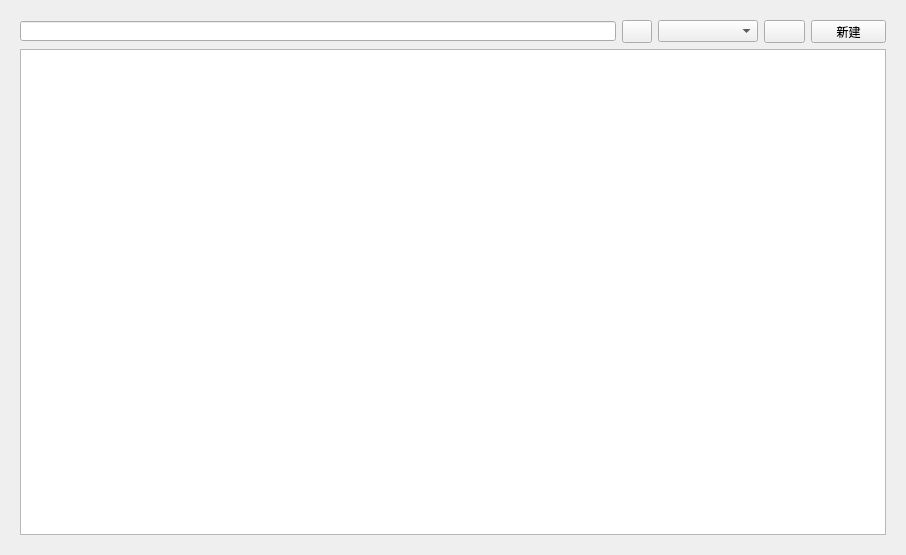
<?xml version="1.0" encoding="UTF-8"?>
<ui version="4.0">
 <class>QuestionWindow</class>
 <widget class="QWidget" name="QuestionWindow">
  <property name="geometry">
   <rect>
    <x>0</x>
    <y>0</y>
    <width>906</width>
    <height>555</height>
   </rect>
  </property>
  <property name="windowTitle">
   <string>Form</string>
  </property>
  <layout class="QGridLayout" name="gridLayout_3">
   <item row="0" column="0">
    <widget class="QWidget" name="widget" native="true">
     <layout class="QGridLayout" name="gridLayout_2">
      <item row="0" column="0">
       <layout class="QGridLayout" name="gridLayout">
        <item row="0" column="0">
         <layout class="QHBoxLayout" name="horizontalLayout">
          <item>
           <widget class="QLineEdit" name="lineedit_search_string">
            <property name="sizePolicy">
             <sizepolicy hsizetype="Ignored" vsizetype="Ignored">
              <horstretch>0</horstretch>
              <verstretch>0</verstretch>
             </sizepolicy>
            </property>
            <property name="minimumSize">
             <size>
              <width>191</width>
              <height>20</height>
             </size>
            </property>
            <property name="maximumSize">
             <size>
              <width>16777215</width>
              <height>20</height>
             </size>
            </property>
           </widget>
          </item>
          <item>
           <widget class="QPushButton" name="btn_search">
            <property name="sizePolicy">
             <sizepolicy hsizetype="Ignored" vsizetype="Fixed">
              <horstretch>0</horstretch>
              <verstretch>0</verstretch>
             </sizepolicy>
            </property>
            <property name="minimumSize">
             <size>
              <width>30</width>
              <height>23</height>
             </size>
            </property>
            <property name="maximumSize">
             <size>
              <width>30</width>
              <height>23</height>
             </size>
            </property>
            <property name="text">
             <string/>
            </property>
            <property name="icon">
             <iconset resource="Resource.qrc">
              <normaloff>:/images/search.ico</normaloff>:/images/search.ico</iconset>
            </property>
           </widget>
          </item>
          <item>
           <widget class="QComboBox" name="comboBox_label">
            <property name="sizePolicy">
             <sizepolicy hsizetype="Ignored" vsizetype="Ignored">
              <horstretch>0</horstretch>
              <verstretch>0</verstretch>
             </sizepolicy>
            </property>
            <property name="minimumSize">
             <size>
              <width>100</width>
              <height>22</height>
             </size>
            </property>
            <property name="maximumSize">
             <size>
              <width>100</width>
              <height>22</height>
             </size>
            </property>
           </widget>
          </item>
          <item>
           <widget class="QPushButton" name="btn_empty">
            <property name="sizePolicy">
             <sizepolicy hsizetype="Ignored" vsizetype="Ignored">
              <horstretch>0</horstretch>
              <verstretch>0</verstretch>
             </sizepolicy>
            </property>
            <property name="minimumSize">
             <size>
              <width>35</width>
              <height>23</height>
             </size>
            </property>
            <property name="maximumSize">
             <size>
              <width>41</width>
              <height>23</height>
             </size>
            </property>
            <property name="text">
             <string/>
            </property>
            <property name="icon">
             <iconset resource="Resource.qrc">
              <normaloff>:/images/sync.ico</normaloff>:/images/sync.ico</iconset>
            </property>
           </widget>
          </item>
          <item>
           <widget class="QPushButton" name="AddButton">
            <property name="sizePolicy">
             <sizepolicy hsizetype="Ignored" vsizetype="Ignored">
              <horstretch>0</horstretch>
              <verstretch>0</verstretch>
             </sizepolicy>
            </property>
            <property name="minimumSize">
             <size>
              <width>60</width>
              <height>23</height>
             </size>
            </property>
            <property name="maximumSize">
             <size>
              <width>75</width>
              <height>23</height>
             </size>
            </property>
            <property name="text">
             <string>新建</string>
            </property>
           </widget>
          </item>
         </layout>
        </item>
        <item row="1" column="0">
         <widget class="QTableView" name="tableView"/>
        </item>
       </layout>
      </item>
     </layout>
    </widget>
   </item>
  </layout>
 </widget>
 <resources>
  <include location="Resource.qrc"/>
 </resources>
 <connections/>
</ui>
